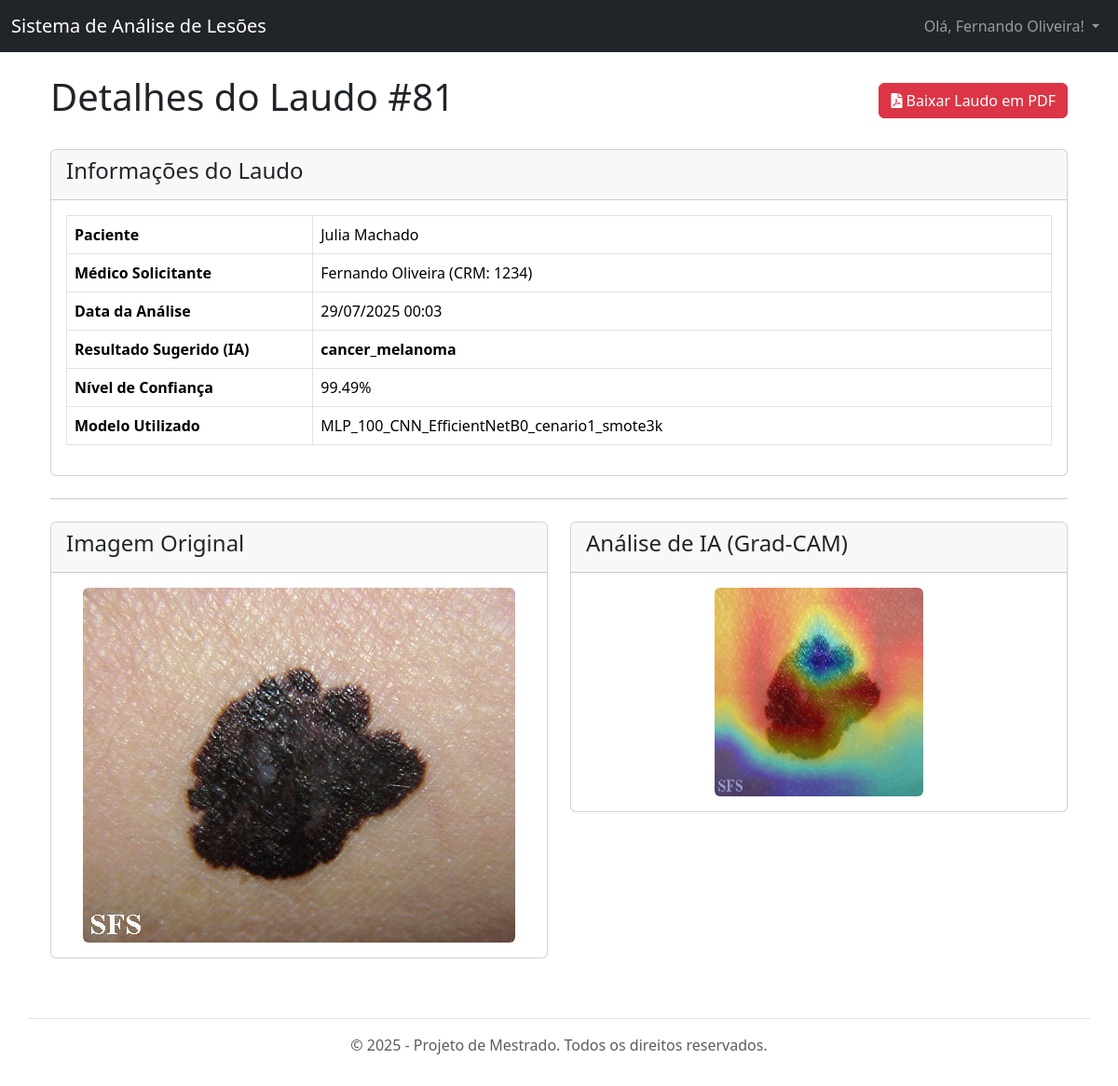
Page /laudo/81/ (signed in) on the committed database.
### laudos/models.py (models this page shows, shortened)
class Laudo(models.Model):
    paciente = models.ForeignKey(Paciente, on_delete=models.CASCADE)
    medico = models.ForeignKey(Medico, on_delete=models.PROTECT)
    imagem_lesao = models.ImageField(upload_to='lesoes/%Y/%m/%d/')
    resultado_classificacao = models.CharField(max_length=100, blank=True, null=True)
    confianca = models.FloatField(null=True, blank=True)
    data_laudo = models.DateTimeField(auto_now_add=True)
    modelo_utilizado = models.ForeignKey(ModeloML, on_delete=models.PROTECT, null=True, blank=True)
    perda_sensibilidade_termica = models.BooleanField(default=False)
    apresenta_nodulos = models.BooleanField(default=False)
    observacoes_clinicas = models.TextField(blank=True, null=True)
    grad_cam_img = models.ImageField(upload_to='reports/grad_cam/', null=True, blank=True)

class ModeloML(models.Model):
    nome_versao = models.CharField(max_length=100, unique=True)
    cenario_clinico = models.CharField(max_length=255, blank=True, null=True, help_text="Descrição do cenário de diagnóstico.")
    arquivo_modelo = models.FileField(upload_to='ml_models/')
    data_upload = models.DateTimeField(auto_now_add=True)
    is_active = models.BooleanField(default=False, help_text="Define se este é o modelo em produção.")
    parametros_treinamento = models.JSONField(null=True, blank=True, help_text="Parâmetros do formulário usados neste treinamento")
    class_map_json = models.JSONField(null=True, blank=True, help_text="Mapeamento de índice para nome de classe. Ex: {'0': 'caes', '1': 'gatos'}")
    acuracia_media = models.FloatField(null=True, blank=True)
    acuracia_std = models.FloatField(null=True, blank=True)
    sensibilidade_media = models.FloatField(null=True, blank=True)
    sensibilidade_std = models.FloatField(null=True, blank=True)
    especificidade_media = models.FloatField(null=True, blank=True)
    especificidade_std = models.FloatField(null=True, blank=True)
    auc_roc_media = models.FloatField(null=True, blank=True)
    auc_roc_std = models.FloatField(null=True, blank=True)
    kappa_media = models.FloatField(null=True, blank=True)
    kappa_std = models.FloatField(null=True, blank=True)
    tempo_treinamento_seg = models.FloatField(null=True, blank=True)
    metricas_raw = models.JSONField(null=True, blank=True)
    matriz_confusao_img = models.ImageField(upload_to='reports/confusion_matrix/', null=True, blank=True)
    boxplot_acuracia_img = models.ImageField(upload_to='reports/boxplots/', null=True, blank=True)
    boxplot_sensibilidade_img = models.ImageField(upload_to='reports/boxplots/', null=True, blank=True)
    boxplot_especificidade_img = models.ImageField(upload_to='reports/boxplots/', null=True, blank=True)
    boxplot_auc_roc_img = models.ImageField(upload_to='reports/boxplots/', null=True, blank=True)
    boxplot_kappa_img = models.ImageField(upload_to='reports/boxplots/', null=True, blank=True)
    importancia_features_img = models.ImageField(upload_to='reports/feature_importance/', null=True, blank=True)
    top_features_json = models.JSONField(null=True, blank=True)

### users/models.py (models this page shows)
class Paciente(models.Model):
    user = models.OneToOneField(User, on_delete=models.CASCADE)
    medico_responsavel = models.ForeignKey(Medico, on_delete=models.SET_NULL, null=True, blank=True, related_name='pacientes')
    def __str__(self):
        return self.user.get_full_name() or self.user.username

class Medico(models.Model):
    user = models.OneToOneField(User, on_delete=models.CASCADE)
    crm = models.CharField(max_length=20, unique=True, verbose_name="CRM")
    def __str__(self):
        return self.user.get_full_name() or self.user.username

### laudos/views.py (the view)
# urls.py: path('laudo/<int:pk>/', views.laudo_detail_view, name='laudo_detail'),
@login_required
def laudo_detail_view(request, pk):
    laudo = get_object_or_404(Laudo.objects.select_related('paciente__user', 'medico__user', 'modelo_utilizado'), pk=pk)
    user_is_medico = hasattr(request.user, 'medico') and request.user.medico == laudo.medico
    user_is_paciente = hasattr(request.user, 'paciente') and request.user.paciente == laudo.paciente
    if not (user_is_medico or user_is_paciente or request.user.is_superuser):
        return HttpResponse("Acesso não autorizado.", status=403)
    context = {
        'laudo': laudo,
        'paciente': laudo.paciente,
        'medico': laudo.medico,
    }
    return render(request, 'laudos/laudo_detail.html', context)

### templates/laudos/laudo_detail.html (shortened to what this page needs)
{% extends 'base.html' %}
{% block content %}
<div class="container">
    <div class="d-flex justify-content-between align-items-center mb-4">
        <h1>Detalhes do Laudo #{{ laudo.pk }}</h1>
        <a href="{% url 'laudo_pdf' laudo.pk %}" class="btn btn-danger" target="_blank">
            <i class="fas fa-file-pdf"></i> Baixar Laudo em PDF
        </a>
    </div>
    <div class="card">
        <div class="card-header"><h4>Informações do Laudo</h4></div>
        <div class="card-body">
            <table class="table table-bordered">
                <tbody>
                    <tr>
                        <th style="width: 25%;">Paciente</th>
                        <td>{{ laudo.paciente }}</td>
                    </tr>
                    <tr>
                        <th>Médico Solicitante</th>
                        <td>{{ laudo.medico }} (CRM: {{ laudo.medico.crm }})</td>
                    </tr>
                    <tr><th>Data da Análise</th><td>{{ laudo.data_laudo|date:"d/m/Y H:i" }}</td></tr>
                    <tr><th>Resultado Sugerido (IA)</th><td><strong>{{ laudo.resultado_classificacao }}</strong></td></tr>
                    <tr><th>Nível de Confiança</th><td>{{ laudo.confianca|floatformat:2 }}%</td></tr>
                    <tr><th>Modelo Utilizado</th><td>{% if laudo.modelo_utilizado %}{{ laudo.modelo_utilizado.nome_versao }}{% endif %}</td></tr>
                </tbody>
            </table>
        </div>
    </div>
    <hr class="my-4">
    <div class="row">
        <div class="col-md-6 mb-3">
            <div class="card"><div class="card-header"><h4>Imagem Original</h4></div>
                <div class="card-body text-center">
                    {% if laudo.imagem_lesao %}<img src="{{ laudo.imagem_lesao.url }}" class="img-fluid rounded" alt="Imagem da lesão">{% endif %}
                </div>
            </div>
        </div>
        <div class="col-md-6 mb-3">
            <div class="card"><div class="card-header"><h4>Análise de IA (Grad-CAM)</h4></div>
                <div class="card-body text-center">
                    {% if laudo.grad_cam_img %}<img src="{{ laudo.grad_cam_img.url }}" class="img-fluid rounded" alt="Grad-CAM">
                    {% else %}<p class="text-muted">Mapa de calor não disponível.</p>{% endif %}
                </div>
            </div>
        </div>
    </div>
</div>
{% endblock %}

### templates/base.html (shortened to what this page needs)
<!doctype html>
<html lang="pt-br">
<head>
    <link href="https://cdn.jsdelivr.net/npm/bootstrap@5.3.2/dist/css/bootstrap.min.css" rel="stylesheet">
    <link rel="stylesheet" href="https://cdnjs.cloudflare.com/ajax/libs/font-awesome/5.15.4/css/all.min.css">
</head>
<body>
    <nav class="navbar navbar-expand-lg navbar-dark bg-dark">
        <div class="container-fluid">
            <a class="navbar-brand" href="{% url 'home' %}">Sistema de Análise de Lesões</a>
            <div class="collapse navbar-collapse" id="navbarNav">
                <ul class="navbar-nav ms-auto">
                    {% if user.is_authenticated %}
                        <li class="nav-item dropdown">
                            <a class="nav-link dropdown-toggle" href="#" id="navbarDropdown" role="button" data-bs-toggle="dropdown" aria-expanded="false">
                                Olá, {{ user.get_full_name|default:user.username }}!
                            </a>
                        </li>
                    {% endif %}
                </ul>
            </div>
        </div>
    </nav>
    <main class="container mt-4">
        {% block content %}{% endblock %}
    </main>
    <footer class="container mt-5 py-3 text-center text-muted border-top">
        <p>© {% now "Y" %} - Projeto de Mestrado. Todos os direitos reservados.</p>
    </footer>
</body>
</html>

### rows in the picture
Laudo: pk "81", paciente "Julia Machado", medico "Fernando Oliveira", medico.crm "1234", data_laudo "29/07/2025 00:03", resultado_classificacao "cancer_melanoma", confianca "99.49", modelo_utilizado.nome_versao "MLP_100_CNN_EfficientNetB0_cenario1_smote3k", imagem_lesao (picture), grad_cam_img (picture)

### other values in the picture
{{ user.get_full_name|default:user.username }} "Fernando Oliveira"
